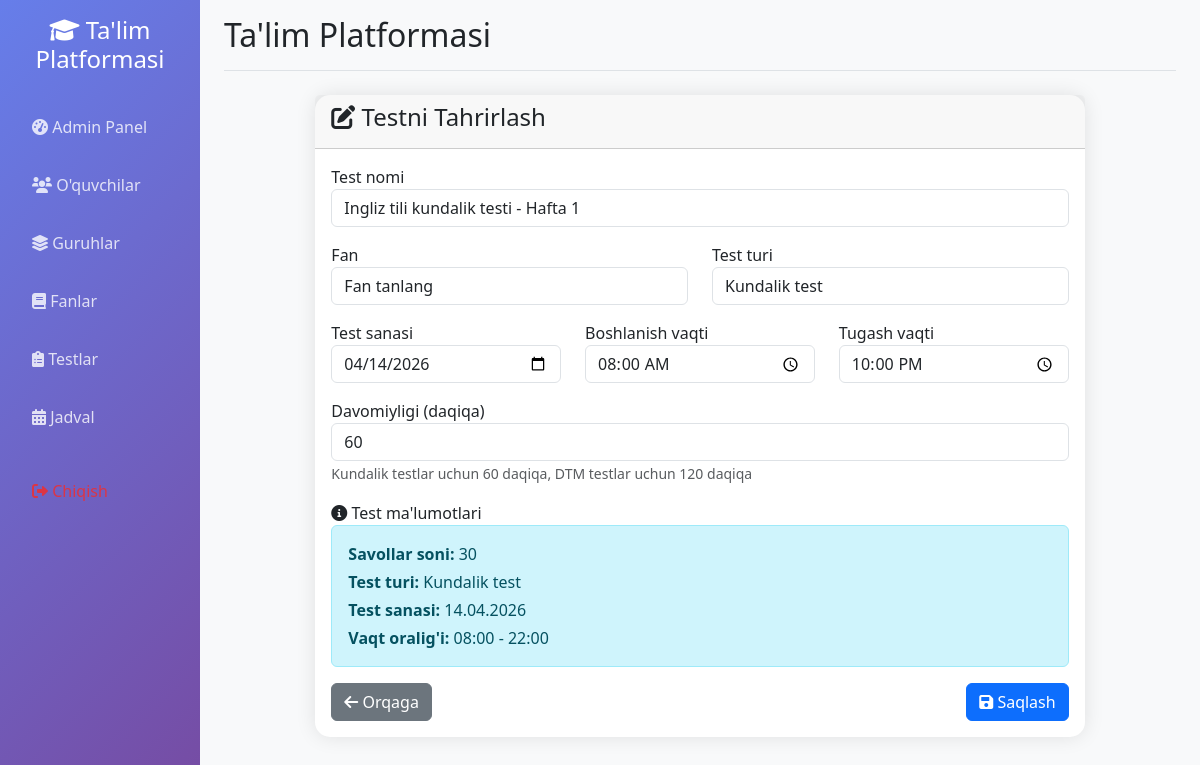
The app's page /admin/edit_test/2 (signed in) with its own data.
### app.py (models this page shows)
class Test(db.Model):
    id = db.Column(db.Integer, primary_key=True)
    title = db.Column(db.String(200), nullable=False)
    subject_id = db.Column(db.Integer, db.ForeignKey('subject.id'), nullable=True)
    test_type = db.Column(db.String(20), nullable=False)  # 'daily', 'dtm', 'comprehensive'
    test_date = db.Column(db.Date, nullable=False)
    start_time = db.Column(db.Time, nullable=False)
    end_time = db.Column(db.Time, nullable=False)
    duration_minutes = db.Column(db.Integer, default=60)
    is_active = db.Column(db.Boolean, default=True)
    questions = db.relationship('Question', backref='test', lazy=True, cascade='all, delete-orphan')
    registrations = db.relationship('TestRegistration', backref='test', lazy=True)
    results = db.relationship('TestResult', backref='test', lazy=True)

### app.py (the view, shortened to what this page needs)
@app.route('/admin/edit_test/<int:test_id>', methods=['GET', 'POST'])
def admin_edit_test(test_id):
    if not session.get('logged_in', False) or not session.get('is_admin', False):
        return redirect(url_for('login'))
    test = Test.query.get_or_404(test_id)
    subjects = Subject.query.all()
    return render_template('edit_test.html', test=test, subjects=subjects)

### app.py (called while the page is built, shortened)
@app.context_processor
def inject_user():
    class CurrentUser:
        def __init__(self):
            self.is_authenticated = session.get('logged_in', False)
            self.is_admin = session.get('is_admin', False)
            self.is_group_leader = session.get('is_group_leader', False)
            self.username = session.get('username', '')
            self.id = session.get('user_id', None)
    return dict(current_user=CurrentUser())

### templates/edit_test.html (shortened to what this page needs)
{% extends "base.html" %}
{% block content %}
<div class="container mt-4">
    <div class="row justify-content-center">
        <div class="col-md-10">
            <div class="card">
                <div class="card-header">
                    <h4><i class="fas fa-edit"></i> Testni Tahrirlash</h4>
                </div>
                <div class="card-body">
                    <form method="POST">
                        <div class="form-group mb-3">
                            <label for="title">Test nomi</label>
                            <input type="text" class="form-control" id="title" name="title"
                                   value="{{ test.title }}" required>
                        </div>
                        <div class="row">
                            <div class="col-md-6">
                                <div class="form-group mb-3">
                                    <label for="subject_id">Fan</label>
                                    <select class="form-control" id="subject_id" name="subject_id">
                                        <option value="">Fan tanlang</option>
                                    </select>
                                </div>
                            </div>
                            <div class="col-md-6">
                                <div class="form-group mb-3">
                                    <label for="test_type">Test turi</label>
                                    <select class="form-control" id="test_type" name="test_type" required>
                                        <option value="daily" {% if test.test_type == 'daily' %}selected{% endif %}>Kundalik test</option>
                                    </select>
                                </div>
                            </div>
                        </div>
                        <div class="row">
                            <div class="col-md-4">
                                <div class="form-group mb-3">
                                    <label for="test_date">Test sanasi</label>
                                    <input type="date" class="form-control" id="test_date" name="test_date"
                                           value="{{ test.test_date.strftime('%Y-%m-%d') }}" required>
                                </div>
                            </div>
                            <div class="col-md-4">
                                <div class="form-group mb-3">
                                    <label for="start_time">Boshlanish vaqti</label>
                                    <input type="time" class="form-control" id="start_time" name="start_time"
                                           value="{{ test.start_time.strftime('%H:%M') if test.start_time else '' }}" required>
                                </div>
                            </div>
                            <div class="col-md-4">
                                <div class="form-group mb-3">
                                    <label for="end_time">Tugash vaqti</label>
                                    <input type="time" class="form-control" id="end_time" name="end_time"
                                           value="{{ test.end_time.strftime('%H:%M') if test.end_time else '' }}" required>
                                </div>
                            </div>
                        </div>
                        <div class="form-group mb-3">
                            <label for="duration_minutes">Davomiyligi (daqiqa)</label>
                            <input type="number" class="form-control" id="duration_minutes" name="duration_minutes"
                                   value="{{ test.duration_minutes }}" min="1" required>
                            <small class="form-text text-muted">Kundalik testlar uchun 60 daqiqa, DTM testlar uchun 120 daqiqa</small>
                        </div>
                        <div class="form-group mb-3">
                            <label><i class="fas fa-info-circle"></i> Test ma'lumotlari</label>
                            <div class="alert alert-info">
                                <p class="mb-1"><strong>Savollar soni:</strong> {{ test.questions|length }}</p>
                                <p class="mb-1"><strong>Test turi:</strong>
                                    {% if test.test_type == 'daily' %}
                                        Kundalik test
                                    {% elif test.test_type == 'dtm' %}
                                        DTM test
                                    {% else %}
                                        Komprehensiv test
                                    {% endif %}
                                </p>
                                <p class="mb-1"><strong>Test sanasi:</strong> {{ test.test_date.strftime('%d.%m.%Y') }}</p>
                                <p class="mb-0"><strong>Vaqt oralig'i:</strong>
                                    {{ test.start_time.strftime('%H:%M') }} - {{ test.end_time.strftime('%H:%M') }}
                                </p>
                            </div>
                        </div>
                        <div class="d-flex justify-content-between">
                            <a href="{{ url_for('admin_tests') }}" class="btn btn-secondary">
                                <i class="fas fa-arrow-left"></i> Orqaga
                            </a>
                            <button type="submit" class="btn btn-primary">
                                <i class="fas fa-save"></i> Saqlash
                            </button>
                        </div>
                    </form>
                </div>
            </div>
        </div>
    </div>
</div>
{% endblock %}

### templates/base.html (style rules this page uses)
.card { border: none; border-radius: 15px; box-shadow: 0 0 20px rgba(0,0,0,0.1); transition: transform 0.3s; }

### records on screen
Test: title "Ingliz tili kundalik testi - Hafta 1", test_type "Kundalik test", test_date "04/14/2026", start_time "08:00", end_time "22:00", duration_minutes "60", test_date "14.04.2026"

### other values on screen
{{ test.questions|length }} "30"
